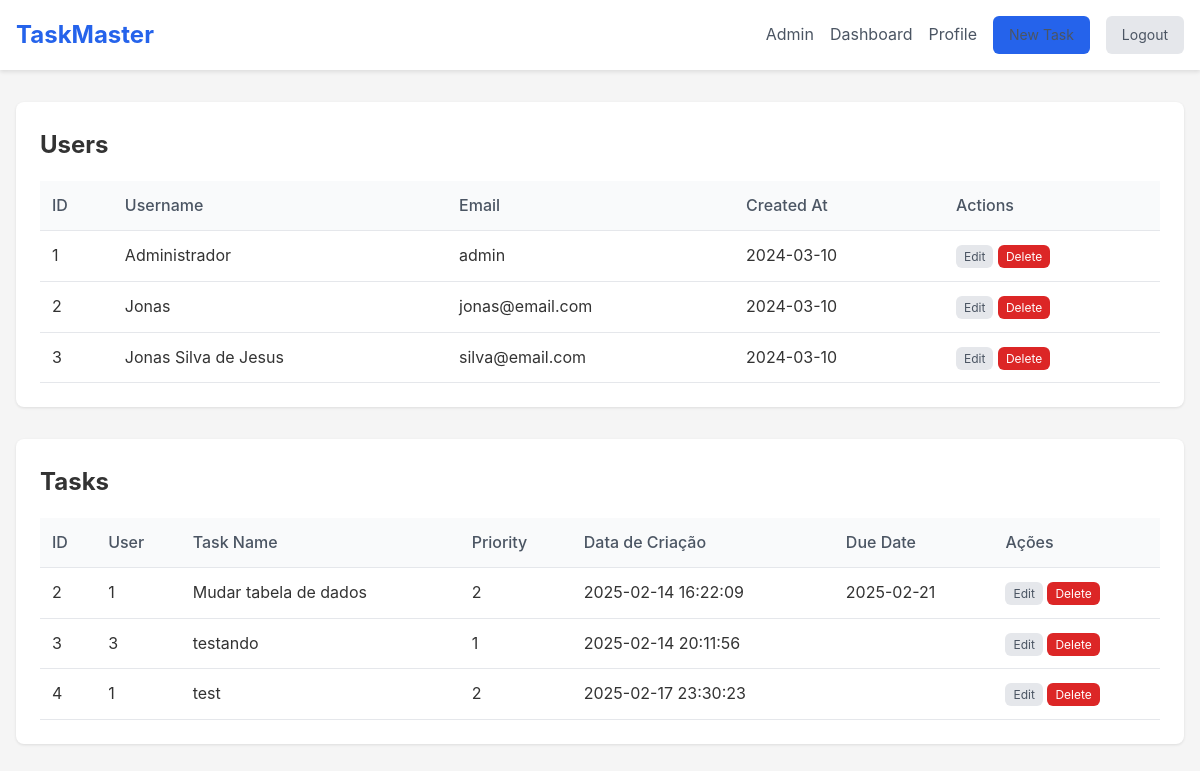
Page /admin (signed in) on the earlier database version.
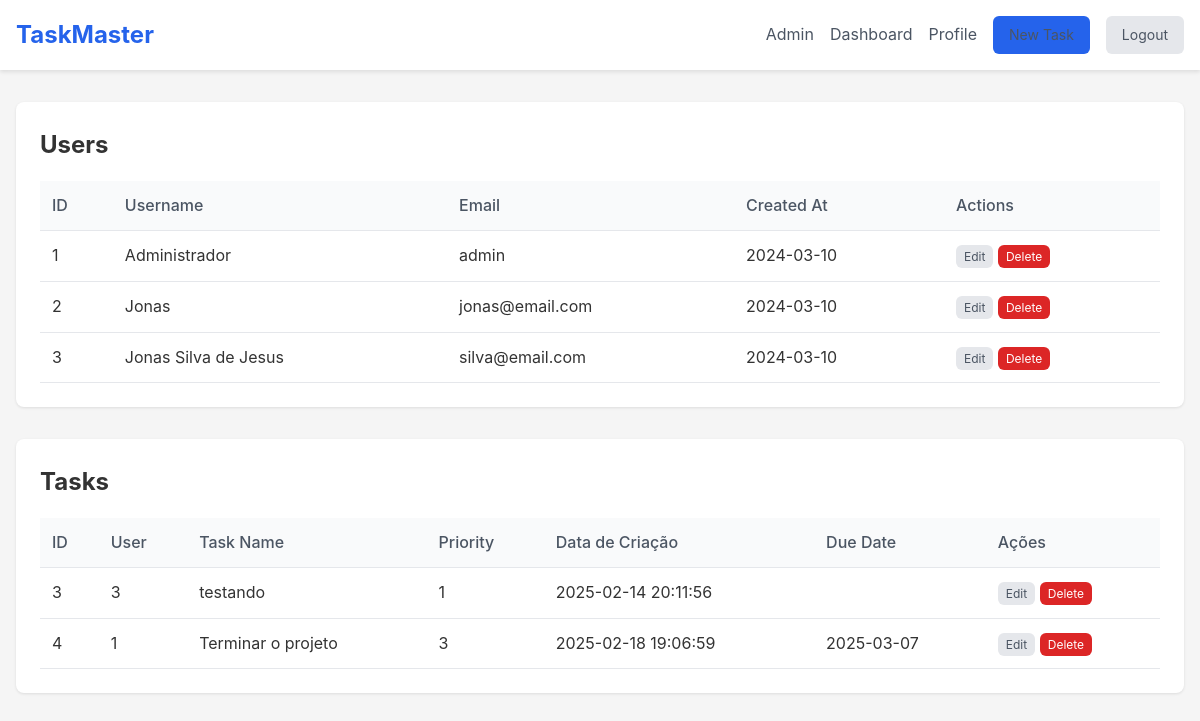
Same page on the later database version.
### tables this page shows
CREATE TABLE users (
        id INTEGER PRIMARY KEY,
        name VARCHAR(100) NOT NULL,
        email VARCHAR(100) NOT NULL UNIQUE,
        password VARCHAR(255) NOT NULL,
        role TEXT CHECK(role IN ('admin', 'user')) DEFAULT 'user'
    );

CREATE TABLE tasks (
        id INTEGER PRIMARY KEY,
        user_id INTEGER NOT NULL,
        name TEXT NOT NULL,
        description TEXT NOT NULL,
        created_at TEXT DEFAULT CURRENT_TIMESTAMP NOT NULL,
        due_date DATE,
        priority INTEGER CHECK(priority BETWEEN 1 AND 3),
        category TEXT CHECK(category IN ('Trabalho', 'Pessoal', 'Estudo', 'Lazer', 'Casa', 'Saude')),
        completed INTEGER DEFAULT 0,
        FOREIGN KEY (user_id) REFERENCES users(id)
    );

### src/Controller/TaskController.php (called while the page is built, shortened)
<?php
class TaskController
{
    private TaskRepository $taskRepository;
    private UserRepository $userRepository;
    public function __construct(TaskRepository $taskRepository, UserRepository $userRepository)
    {
        $this->taskRepository = $taskRepository;
        $this->userRepository = $userRepository;
    }
    public function adminPage(): void
    {
        $users = $this->userRepository->all();
        $tasks = $this->taskRepository->all();
        require_once __DIR__ . "/../../view/admin.php";
    }
}

### src/Repository/UserRepository.php (called while the page is built, shortened)
<?php
class UserRepository
{
    private PDO $pdo;
    public function __construct(PDO $pdo)
    {
        $this->pdo = $pdo;
    }
    public function all(): array
    {
        $stmt = $this->pdo->query(
            'SELECT * FROM users'
        );
        $users = $stmt->fetchAll(PDO::FETCH_ASSOC);
        return array_map($this->hydrateUser(...), $users);
    }
    private function hydrateUser(array $data): User
    {
        $user = new User($data['name'], $data['email'],  $data['role']);
        $user->setId($data['id']);
        $user->setPassword($data['password']);
        return $user;
    }
}

### src/Entity/User.php (called while the page is built, shortened)
<?php
class User
{
    private int $id;
    public function __construct(string $name, string $email, ?string $role = null)
    {
        $this->name = $name;
        $this->email = $email;
    }
    public function setId(int $id): void
    {
        $this->id = $id;
    }
    public function getId(): int
    {
        return $this->id;
    }
}

### src/Repository/TaskRepository.php (called while the page is built, shortened)
<?php
class TaskRepository
{
    private PDO $pdo;
    public function __construct(PDO $pdo)
    {
        $this->pdo = $pdo;
    }
    public function all(int|null $id = null): array
    {
        $idUser = $id !== null ? 'WHERE user_id = :id' : '';
        $stmt = $this->pdo->query(
            "SELECT * FROM tasks $idUser;"
        );
        $tasks = $stmt->fetchAll(PDO::FETCH_ASSOC);
        return array_map($this->hydrate(...),$tasks);
    }
    private function hydrate(array $data): Task
    {
        $task = new Task($data['name'], $data['description'], $data['priority'], $data['category']);
        $task->setId($data['id']);
        $task->setUserId($data['user_id']);
        $task->setCreated_at($data['created_at']);
        $task->setDueDate($data['due_date']);
        return $task;
    }
}

### src/Entity/Task.php (called while the page is built, shortened)
<?php
class Task
{
    private int $id;
    public function __construct(string $name, string $description, int $priority, string $category)
    {
        $this->name = $name;
        $this->priority = $priority;
    }
    public function setId(int $id): void
    {
        $this->id = $id;
    }
    public function getId(): int
    {
        return $this->id;
    }
    public function setUserId(int $userId): void
    {
        $this->user_id = $userId;
    }
    public function setCreated_at(string $date): void
    {
        $this->created_at = $date;
    }
    public function setDueDate(string $due_date): void
    {
        $this->due_date = $due_date;
    }
}

### view/admin.php (the view)
    <?php require_once 'Includes/header.php'; ?>
    <main class="admin-dashboard">
        <section class="admin-section">
            <h2>Users</h2>
            <table class="admin-table">
                <thead>
                    <tr>
                        <th>ID</th>
                        <th>Username</th>
                        <th>Email</th>
                        <th>Created At</th>
                        <th>Actions</th>
                    </tr>
                </thead>
                <?php foreach($users as $user): ?>
                <tbody>
                    <tr>
                        <td><?= $user->getId(); ?></td>
                        <td><?= $user->name; ?></td>
                        <td><?= $user->email; ?></td>
                        <td>2024-03-10</td>
                        <td>
                            <a class="btn-secondary btn-small" href="/profile?id=<?= $user->getId() ?>">Edit</a>
                            <a href="/delete-user?id=<?= $user->getId(); ?>" class="btn-danger btn-small">Delete</a>
                        </td>
                    </tr>
                </tbody>
                <?php endforeach; ?>
            </table>
        </section>
        <section class="admin-section">
            <h2>Tasks</h2>
            <table class="admin-table">
                <thead>
                    <tr>
                        <th>ID</th>
                        <th>User</th>
                        <th>Task Name</th>
                        <th>Priority</th>
                        <th>Data de Criação</th>
                        <th>Due Date</th>
                        <th>Ações</th>
                    </tr>
                </thead>
                <tbody>
                    <?php foreach ($tasks as $task): ?>
                    <tr>
                        <td><?= $task->getId(); ?></td>
                        <td><?= $task->user_id; ?></td>
                        <td><?= $task->name; ?></td>
                        <td><span class="priority-low"><?= $task->priority; ?></span></td>
                        <td><?= $task->created_at; ?></td>
                        <td><?= $task->due_date; ?></td>
                        <td>
                            <a class="btn-secondary btn-small" href="/edit-task?id=<?= $task->getId() ?>">Edit</a>
                            <a href="/delete-task?id=<?= $task->getId(); ?>" class="btn-danger btn-small">Delete</a>
                        </td>
                    </tr>
                    <?php endforeach; ?>
                </tbody>
            </table>
        </section>
    </main>
</body>
</html>

Differences in the rows shown:
removed tasks: id "2", user "1", name "Mudar tabela de dados", priority "2", created_at "2025-02-14 16:22:09", due_date "2025-02-21"
changed tasks id 4: name "test" → "Terminar o projeto"; priority "2" → "3"; created_at "2025-02-17 23:30:23" → "2025-02-18 19:06:59"; due_date (not shown) → "2025-03-07"
